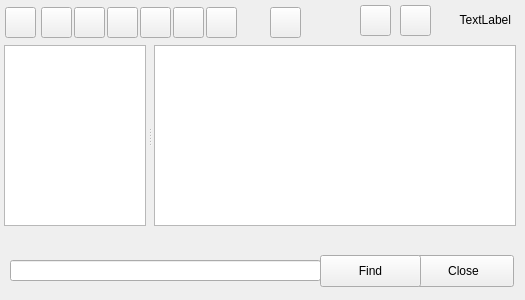
<?xml version="1.0" encoding="UTF-8"?>
<ui version="4.0">
 <class>NightWindow</class>
 <widget class="QMainWindow" name="NightWindow">
  <property name="geometry">
   <rect>
    <x>0</x>
    <y>0</y>
    <width>525</width>
    <height>300</height>
   </rect>
  </property>
  <property name="sizePolicy">
   <sizepolicy hsizetype="Expanding" vsizetype="Expanding">
    <horstretch>0</horstretch>
    <verstretch>0</verstretch>
   </sizepolicy>
  </property>
  <property name="minimumSize">
   <size>
    <width>500</width>
    <height>300</height>
   </size>
  </property>
  <property name="windowTitle">
   <string>Night Notes</string>
  </property>
  <widget class="QWidget" name="centralWidget">
   <property name="sizePolicy">
    <sizepolicy hsizetype="Expanding" vsizetype="Expanding">
     <horstretch>0</horstretch>
     <verstretch>0</verstretch>
    </sizepolicy>
   </property>
   <widget class="QPushButton" name="pushButtonAdd">
    <property name="geometry">
     <rect>
      <x>41</x>
      <y>7</y>
      <width>31</width>
      <height>31</height>
     </rect>
    </property>
    <property name="font">
     <font>
      <family>Verdana</family>
      <pointsize>14</pointsize>
      <weight>75</weight>
      <bold>true</bold>
     </font>
    </property>
    <property name="toolTip">
     <string>New note</string>
    </property>
    <property name="text">
     <string/>
    </property>
    <property name="icon">
     <iconset resource="NightNoteRes.qrc">
      <normaloff>:/images/new_note_v7.png</normaloff>:/images/new_note_v7.png</iconset>
    </property>
    <property name="iconSize">
     <size>
      <width>24</width>
      <height>24</height>
     </size>
    </property>
    <property name="shortcut">
     <string>Ctrl+N</string>
    </property>
   </widget>
   <widget class="QPushButton" name="pushButtonDelete">
    <property name="geometry">
     <rect>
      <x>107</x>
      <y>7</y>
      <width>31</width>
      <height>31</height>
     </rect>
    </property>
    <property name="font">
     <font>
      <family>Verdana</family>
      <pointsize>14</pointsize>
      <weight>75</weight>
      <bold>true</bold>
     </font>
    </property>
    <property name="toolTip">
     <string>Delete (Back)</string>
    </property>
    <property name="text">
     <string/>
    </property>
    <property name="icon">
     <iconset resource="NightNoteRes.qrc">
      <normaloff>:/images/trash_v2.png</normaloff>:/images/trash_v2.png</iconset>
    </property>
    <property name="iconSize">
     <size>
      <width>24</width>
      <height>24</height>
     </size>
    </property>
    <property name="shortcut">
     <string>Backspace</string>
    </property>
   </widget>
   <widget class="QSplitter" name="splitter">
    <property name="geometry">
     <rect>
      <x>4</x>
      <y>45</y>
      <width>512</width>
      <height>181</height>
     </rect>
    </property>
    <property name="font">
     <font>
      <family>Lucida Console</family>
     </font>
    </property>
    <property name="midLineWidth">
     <number>-6</number>
    </property>
    <property name="orientation">
     <enum>Qt::Horizontal</enum>
    </property>
    <property name="handleWidth">
     <number>8</number>
    </property>
    <widget class="QTreeWidget" name="treeWidget">
     <property name="focusPolicy">
      <enum>Qt::StrongFocus</enum>
     </property>
     <property name="sizeAdjustPolicy">
      <enum>QAbstractScrollArea::AdjustToContents</enum>
     </property>
     <property name="dragEnabled">
      <bool>true</bool>
     </property>
     <property name="dragDropMode">
      <enum>QAbstractItemView::DragDrop</enum>
     </property>
     <property name="defaultDropAction">
      <enum>Qt::MoveAction</enum>
     </property>
     <property name="alternatingRowColors">
      <bool>false</bool>
     </property>
     <property name="iconSize">
      <size>
       <width>24</width>
       <height>24</height>
      </size>
     </property>
     <property name="verticalScrollMode">
      <enum>QAbstractItemView::ScrollPerPixel</enum>
     </property>
     <property name="rootIsDecorated">
      <bool>false</bool>
     </property>
     <property name="sortingEnabled">
      <bool>true</bool>
     </property>
     <property name="animated">
      <bool>false</bool>
     </property>
     <property name="headerHidden">
      <bool>true</bool>
     </property>
     <column>
      <property name="text">
       <string notr="true">1</string>
      </property>
     </column>
    </widget>
    <widget class="QPlainTextEdit" name="plainTextEdit">
     <property name="font">
      <font>
       <family>Courier New</family>
      </font>
     </property>
    </widget>
   </widget>
   <widget class="QPushButton" name="pushButtonPrefs">
    <property name="geometry">
     <rect>
      <x>140</x>
      <y>7</y>
      <width>31</width>
      <height>31</height>
     </rect>
    </property>
    <property name="font">
     <font>
      <family>Verdana</family>
      <pointsize>14</pointsize>
      <weight>75</weight>
      <bold>true</bold>
     </font>
    </property>
    <property name="toolTip">
     <string>Settings (Cmd + O)</string>
    </property>
    <property name="text">
     <string/>
    </property>
    <property name="icon">
     <iconset resource="NightNoteRes.qrc">
      <normaloff>:/images/settings_v2.png</normaloff>:/images/settings_v2.png</iconset>
    </property>
    <property name="iconSize">
     <size>
      <width>24</width>
      <height>24</height>
     </size>
    </property>
    <property name="shortcut">
     <string>Ctrl+S</string>
    </property>
   </widget>
   <widget class="QLabel" name="labelLastChanged">
    <property name="geometry">
     <rect>
      <x>310</x>
      <y>10</y>
      <width>201</width>
      <height>20</height>
     </rect>
    </property>
    <property name="text">
     <string>TextLabel</string>
    </property>
    <property name="alignment">
     <set>Qt::AlignRight|Qt::AlignTrailing|Qt::AlignVCenter</set>
    </property>
   </widget>
   <widget class="QPushButton" name="pushButtonAddFolder">
    <property name="geometry">
     <rect>
      <x>74</x>
      <y>7</y>
      <width>31</width>
      <height>31</height>
     </rect>
    </property>
    <property name="font">
     <font>
      <family>Verdana</family>
      <pointsize>14</pointsize>
      <weight>75</weight>
      <bold>true</bold>
     </font>
    </property>
    <property name="toolTip">
     <string>New folder</string>
    </property>
    <property name="text">
     <string/>
    </property>
    <property name="icon">
     <iconset resource="NightNoteRes.qrc">
      <normaloff>:/images/new_folder_v2.png</normaloff>:/images/new_folder_v2.png</iconset>
    </property>
    <property name="iconSize">
     <size>
      <width>24</width>
      <height>24</height>
     </size>
    </property>
   </widget>
   <widget class="QPushButton" name="pushButtonAbout">
    <property name="geometry">
     <rect>
      <x>173</x>
      <y>7</y>
      <width>31</width>
      <height>31</height>
     </rect>
    </property>
    <property name="font">
     <font>
      <family>Verdana</family>
      <pointsize>14</pointsize>
      <weight>75</weight>
      <bold>true</bold>
     </font>
    </property>
    <property name="toolTip">
     <string>About (Cmd + I)</string>
    </property>
    <property name="text">
     <string/>
    </property>
    <property name="icon">
     <iconset resource="NightNoteRes.qrc">
      <normaloff>:/images/info_v2.png</normaloff>:/images/info_v2.png</iconset>
    </property>
    <property name="iconSize">
     <size>
      <width>24</width>
      <height>24</height>
     </size>
    </property>
    <property name="shortcut">
     <string>Ctrl+I</string>
    </property>
   </widget>
   <widget class="QPushButton" name="pushButtonWrapText">
    <property name="geometry">
     <rect>
      <x>270</x>
      <y>7</y>
      <width>31</width>
      <height>31</height>
     </rect>
    </property>
    <property name="font">
     <font>
      <family>Verdana</family>
      <pointsize>14</pointsize>
      <weight>75</weight>
      <bold>true</bold>
     </font>
    </property>
    <property name="toolTip">
     <string>Wrap text</string>
    </property>
    <property name="text">
     <string/>
    </property>
    <property name="icon">
     <iconset resource="NightNoteRes.qrc">
      <normaloff>:/images/next_line3.png</normaloff>:/images/next_line3.png</iconset>
    </property>
    <property name="iconSize">
     <size>
      <width>24</width>
      <height>24</height>
     </size>
    </property>
    <property name="shortcut">
     <string>Ctrl+W</string>
    </property>
    <property name="checkable">
     <bool>true</bool>
    </property>
   </widget>
   <widget class="QPushButton" name="pushButtonRefresh">
    <property name="geometry">
     <rect>
      <x>5</x>
      <y>7</y>
      <width>31</width>
      <height>31</height>
     </rect>
    </property>
    <property name="font">
     <font>
      <family>Verdana</family>
      <pointsize>14</pointsize>
      <weight>75</weight>
      <bold>true</bold>
     </font>
    </property>
    <property name="toolTip">
     <string>Refresh</string>
    </property>
    <property name="text">
     <string/>
    </property>
    <property name="icon">
     <iconset resource="NightNoteRes.qrc">
      <normaloff>:/images/refresh.png</normaloff>:/images/refresh.png</iconset>
    </property>
    <property name="iconSize">
     <size>
      <width>24</width>
      <height>24</height>
     </size>
    </property>
    <property name="shortcut">
     <string>Ctrl+R</string>
    </property>
   </widget>
   <widget class="QPushButton" name="pushButtonAddList">
    <property name="geometry">
     <rect>
      <x>360</x>
      <y>5</y>
      <width>31</width>
      <height>31</height>
     </rect>
    </property>
    <property name="font">
     <font>
      <family>Verdana</family>
      <pointsize>14</pointsize>
      <weight>75</weight>
      <bold>true</bold>
     </font>
    </property>
    <property name="toolTip">
     <string>New folder</string>
    </property>
    <property name="text">
     <string/>
    </property>
    <property name="icon">
     <iconset resource="NightNoteRes.qrc">
      <normaloff>:/images/new_list_v2.png</normaloff>:/images/new_list_v2.png</iconset>
    </property>
    <property name="iconSize">
     <size>
      <width>24</width>
      <height>24</height>
     </size>
    </property>
   </widget>
   <widget class="QPushButton" name="pushButtonRemoveList">
    <property name="geometry">
     <rect>
      <x>400</x>
      <y>5</y>
      <width>31</width>
      <height>31</height>
     </rect>
    </property>
    <property name="font">
     <font>
      <family>Verdana</family>
      <pointsize>14</pointsize>
      <weight>75</weight>
      <bold>true</bold>
     </font>
    </property>
    <property name="toolTip">
     <string>New folder</string>
    </property>
    <property name="text">
     <string/>
    </property>
    <property name="icon">
     <iconset resource="NightNoteRes.qrc">
      <normaloff>:/images/list_delete.png</normaloff>:/images/list_delete.png</iconset>
    </property>
    <property name="iconSize">
     <size>
      <width>24</width>
      <height>24</height>
     </size>
    </property>
   </widget>
   <widget class="QPushButton" name="pushButtonSearch">
    <property name="geometry">
     <rect>
      <x>206</x>
      <y>7</y>
      <width>31</width>
      <height>31</height>
     </rect>
    </property>
    <property name="font">
     <font>
      <family>Verdana</family>
      <pointsize>14</pointsize>
      <weight>75</weight>
      <bold>true</bold>
     </font>
    </property>
    <property name="toolTip">
     <string>Find (Cmd + F)</string>
    </property>
    <property name="text">
     <string/>
    </property>
    <property name="icon">
     <iconset resource="NightNoteRes.qrc">
      <normaloff>:/images/new_search.png</normaloff>:/images/new_search.png</iconset>
    </property>
    <property name="iconSize">
     <size>
      <width>24</width>
      <height>24</height>
     </size>
    </property>
    <property name="shortcut">
     <string>Ctrl+F</string>
    </property>
   </widget>
   <widget class="QPushButton" name="pushButtonCancelSearch">
    <property name="geometry">
     <rect>
      <x>413</x>
      <y>255</y>
      <width>101</width>
      <height>32</height>
     </rect>
    </property>
    <property name="toolTip">
     <string>Close find bar</string>
    </property>
    <property name="text">
     <string>Close</string>
    </property>
    <property name="shortcut">
     <string>Ctrl+D</string>
    </property>
   </widget>
   <widget class="QPushButton" name="pushButtonFind">
    <property name="geometry">
     <rect>
      <x>320</x>
      <y>255</y>
      <width>101</width>
      <height>32</height>
     </rect>
    </property>
    <property name="text">
     <string>Find</string>
    </property>
   </widget>
   <widget class="QLineEdit" name="lineEditFind">
    <property name="geometry">
     <rect>
      <x>10</x>
      <y>260</y>
      <width>311</width>
      <height>21</height>
     </rect>
    </property>
   </widget>
  </widget>
 </widget>
 <layoutdefault spacing="6" margin="11"/>
 <resources>
  <include location="NightNoteRes.qrc"/>
 </resources>
 <connections/>
</ui>
